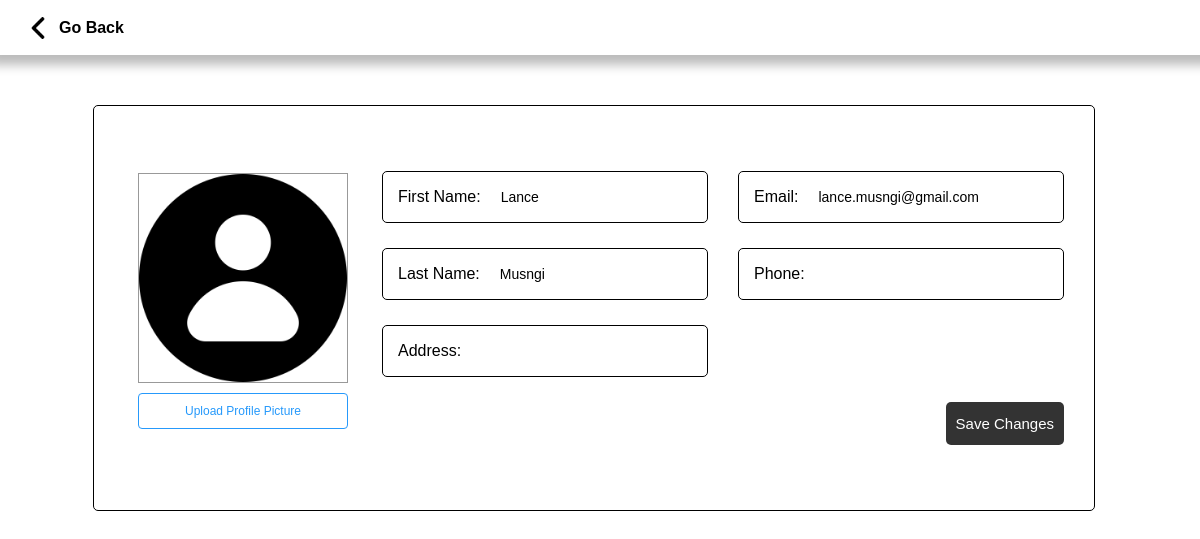
Page /aedituser.php on the committed database.
### tables this page shows
CREATE TABLE `currentuser` (
  `UserId` int(11) NOT NULL,
  `FName` varchar(50) NOT NULL,
  `LName` varchar(50) NOT NULL,
  `username` varchar(200) NOT NULL,
  `email` varchar(50) NOT NULL,
  `address` varchar(200) DEFAULT NULL,
  `phone` varchar(15) DEFAULT NULL,
  `profile` varchar(200) NOT NULL
);

### query.php (called while the page is built, shortened)
<?php
$queryUser = mysqli_query($con, "SELECT * FROM currentuser WHERE UserID = 1");
$rowUser = mysqli_fetch_assoc($queryUser);
$username = $rowUser["username"];
$FName = $rowUser["FName"];
$LName = $rowUser["LName"];
$email = $rowUser["email"];
$address = $rowUser['address'];
$phone = $rowUser['phone'];
$queryProfile = mysqli_query($con, "SELECT profile FROM currentuser WHERE username = '$username'");
$rowProfile = mysqli_fetch_assoc($queryProfile);
$location = $rowProfile["profile"];

### aedituser.php (the view, shortened to what this page needs)
<!DOCTYPE html>
<html>
<head>
    <link rel="stylesheet" href="css/stylemain.css">
    <link rel="stylesheet" href="css/header.css">
    <?php
    include("connect.php");
    include("query.php");
    ?>
</head>
<body>
    <header>
        <a href="admin.php" class="ahead">
            <img src="Image\left-arrow.png" width="22">
            <h4>Go Back</h4>
        </a>
    </header>
    <section></a>
        <div class="wrapper" id="w1">
            <form action="" method="post" enctype="multipart/form-data">
                <div class="wedit">
                    <div class="weditimg">
                        <?php
                        echo "<img id='profileImage' src='$location' alt='Profile Picture'>";
                        ?>
                        <label class="btn-upload-img">
                            Upload Profile Picture <input type="file" id="img" name="img" accept="image/*">
                        </label>
                    </div>
                    <div class="weform">
                        <div class="inweform">
                            <div class="weitem">
                                <div class="border">
                                    <p>First Name:</p>
                                </div>
                                <?php
                                echo "<input type='text' name='first_name' value='$FName'>";
                                ?>
                            </div>
                            <div class="weitem">
                                <div class="border">
                                    <p>Last Name:</p>
                                </div>
                                <?php
                                echo "<input type='text' name='last_name' value='$LName'>";
                                ?>
                            </div>
                            <div class="weitem">
                                <div class="border">
                                    <p>Address:</p>
                                </div>
                                <?php
                                echo "<input type='text' name='address' value='$address'>";
                                ?>
                            </div>
                        </div>
                        <div class="inweform">
                            <div class="weitem">
                                <div class="border">
                                    <p>Email:</p>
                                </div>
                                <?php
                                echo "<input type='text' name='email' id='emailInput' value='$email' style='text-transform: none;' pattern='.*\.com' title='Please enter a valid email address'>";
                                ?>
                            </div>
                            <div class="weitem">
                                <div class="border">
                                    <p>Phone:</p>
                                </div>
                                <?php
                                echo "<input type='tel' name='phone' value='$phone' pattern='^(\d{11}|\d{12}|\d{13})?$' title='Enter 11 or 13 digits'>";
                                ?>
                            </div>
                            <label class="btn-save">
                                <div class="btnsave">
                                    Save Changes <input formaction="aupdateuser.php" type="submit" name="submit">
                                </div>
                            </label>
                        </div>
                    </div>
                </div>
            </form>
        </div>
    </section>
</body>
</html>

### css/stylemain.css (style rules this page uses)
:root { --fontcolor: rgba(255, 255, 255, 1); }
* { font-family: Arial, Helvetica, sans-serif; scroll-behavior: smooth; transition: all 0.2s ease-in-out; max-width: 99vw; z-index: 0; padding: 0px; margin: 0px; box-sizing: inherit; }
a { text-decoration: none; color: black; cursor: pointer; }
.wedit { display: flex; border: 1px solid #000000; height: 344px; margin-top: 50px; align-items: center; border-radius: 5px; padding: 30px; gap: 20px; }
.weditimg { width: 238px; height: 272px; display: flex; flex-direction: column; align-items: center; justify-content: center; gap: 10px; }
.weditimg img { object-fit: cover; width: 208px; height: 208px; border: 1px solid rgba(0, 0, 0, 0.4); }
.weditimg label { margin: 0 auto 15px; padding: 10px 0; border: 1px solid #2699fb; font-size: 12px; }
.weitem { display: flex; border: 1px solid black; border-radius: 5px; height: 50px; align-items: center; width: 324px; }
.weform { display: flex; gap: 30px; text-transform: capitalize; }
.btn-upload-img { width: 208px; color: #2699fb; border-radius: 4px; text-align: center; cursor: pointer; }
.inweform { display: flex; flex-direction: column; gap: 25px; }
.btn-save { margin-left: auto; color: #2699fb; border-radius: 4px; text-align: center; cursor: pointer; }
.btnsave { padding: 13px 10px; background-color: #333; color: #fff; border-radius: 5px; font-size: 15px; }
.weitem input { all: unset; padding: 10px 15px 10px 10px; outline: none; font-size: 14px; }
.border { padding: 10px 10px 10px 15px; }
.wrapper { position: relative; top: 55px; padding-bottom: 90px; }
#w1 { display: flex; flex-direction: column; align-items: center; }

### css/header.css (style rules this page uses)
a { text-decoration: none; color: black; cursor: pointer; }
header { background-color: rgba(255, 255, 255, 0.60); backdrop-filter: blur(10px); height: 41px; z-index: 1; width: 100%; position: fixed; display: flex; flex-direction: row; align-items: center; gap: 20px; padding: 7px; box-shadow: 0px 0px 10px 10px #00000044; top: 0px; }
.ahead { margin-left: 20px; display: flex; align-items: center; gap: 10px; }

### rows in the picture
currentuser: profile (picture), first_name "Lance", last_name "Musngi", email "lance.musngi@gmail.com"
